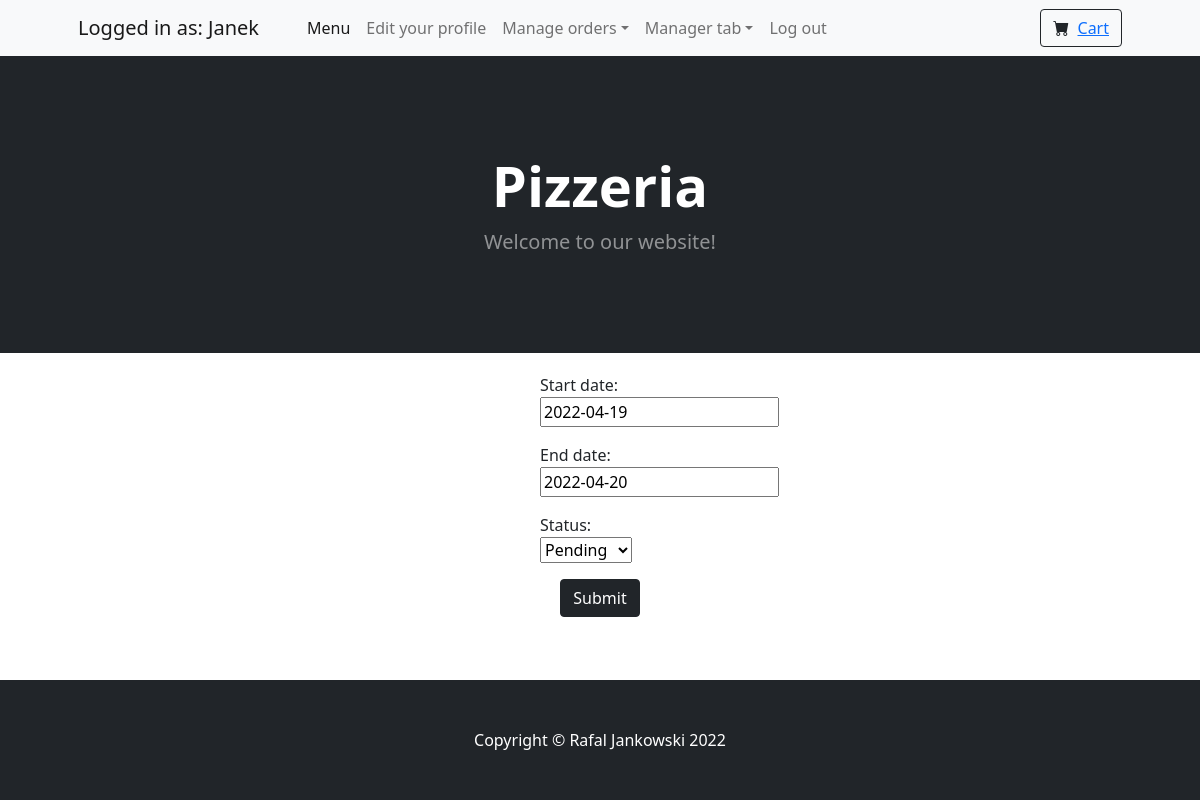
The app's page /leave_update/12 (signed in) with its own data.
### PizzeriaManager/models.py (models this page shows, shortened)
class Customer(models.Model):
    user = models.OneToOneField(User, on_delete=models.CASCADE)
    customer_id = models.AutoField(primary_key=True)
    first_name = models.CharField(max_length=20)
    last_name = models.CharField(max_length=20)
    username = models.CharField(max_length=30)
    password = models.CharField(max_length=10)
    email = models.CharField(max_length=64)
    phone_no = models.CharField(max_length=12)

class DaysOff(models.Model):
    leave_type = [
        ("Paid time off", "Paid time off"),
        ("Unpaid leave", "Unpaid leave"),
        ("On demand", "On demand"),
        ("Bereavement", "Bereavement"),
    ]
    leave_status = [
        ("Pending", "Pending"),
        ("Accepted", "Accepted"),
        ("Denied", "Denied"),
    ]
    user = models.ForeignKey(User, on_delete=models.CASCADE)
    start_date = models.DateField()
    end_date = models.DateField()
    reason = models.CharField(max_length=30, choices=leave_type)
    status = models.CharField(max_length=30, choices=leave_status, default="Pending")

### PizzeriaManager/views.py (the view)
# urls.py: path('leave_update/<int:pk>', UpdateLeaveView.as_view(), name='update_leave'),
class UpdateLeaveView(LoginRequiredMixin, PermissionRequiredMixin, UpdateView):
    permission_required = ('PizzeriaManager.change_daysoff')
    model = DaysOff
    fields = ('start_date', 'end_date', 'status', )
    success_url = reverse_lazy('list_all_leaves')
    template_name = 'PizzeriaManager/form.html'

### PizzeriaManager/templates/PizzeriaManager/form.html (shortened to what this page needs)
{% extends "PizzeriaManager/_base.html" %}
{% load cart_tag %}
{% block content %}
<form style="width: 10%; margin: auto" method="post">
    {{ form.as_p }}
    <div class="text-center">
    <input class="btn btn-dark" type="submit">
    </div>
</form>
    <div style="color: white">.</div>
{% endblock %}

### PizzeriaManager/templates/PizzeriaManager/_base.html (shortened to what this page needs)
{% load static %}
<!DOCTYPE html>
<html lang="en">
    <head>
        <link href="https://cdn.jsdelivr.net/npm/bootstrap-icons@1.5.0/font/bootstrap-icons.css" rel="stylesheet" />
        <link href="{% static 'css/styles.css' %}" rel="stylesheet" />
    </head>
    <body class="d-flex flex-column min-vh-100">
        {% if user.is_authenticated %}
        <nav class="navbar navbar-expand-lg navbar-light bg-light">
            <div class="container px-4 px-lg-5">
                <a class="navbar-brand">Logged in as: {{ request.user.customer.username }}</a>
                <div class="collapse navbar-collapse" id="navbarSupportedContent">
                    <ul class="navbar-nav me-auto mb-2 mb-lg-0 ms-lg-4">
                        <li class="nav-item"><a class="nav-link active" aria-current="page" href="{% url 'menu' %}">Menu</a></li>
                        <li class="nav-item"><a class="nav-link" href="{% url 'update_details' request.user.customer.user_id %}">Edit your profile</a></li>
                        <li class="nav-item dropdown">
                            <a class="nav-link dropdown-toggle" id="navbarDropdown" href="#" role="button" data-bs-toggle="dropdown" aria-expanded="false">Manage orders</a>
                        </li>
                        {% if request.user.profile.function == "Manager" %}
                        <li class="nav-item dropdown">
                            <a class="nav-link dropdown-toggle" id="navbarDropdown" href="#" role="button" data-bs-toggle="dropdown" aria-expanded="false">Manager tab</a>
                        </li>
                        {% endif %}
                         <li class="nav-item"><a class="nav-link" href="{% url 'logout' %}">Log out</a></li>
                    </ul>
                    <form class="d-flex">
                        <button href="" class="btn btn-outline-dark" type="submit">
                            <i class="bi-cart-fill me-1"></i>
                            <a href="{% url 'cart_detail' %}">Cart</a>
                        </button>
                    </form>
                </div>
            </div>
        </nav>
        {% endif %}
        <header class="bg-dark py-5">
            <div class="container px-4 px-lg-5 my-5">
                <div class="text-center text-white">
                    <h1 class="display-4 fw-bolder">Pizzeria</h1>
                    <p class="lead fw-normal text-white-50 mb-0">Welcome to our website!</p>
                </div>
            </div>
        </header>
       {% block content %}
        {% endblock content %}
        <footer class="py-5 bg-dark mt-auto">
            <div class="container"><p class="m-0 text-center text-white">Copyright &copy; Rafal Jankowski 2022</p></div>
        </footer>
    </body>
</html>

### records on screen
DaysOff: start_date "2022-04-19", end_date "2022-04-20", status "Pending"

### other values on screen
{{ request.user.customer.username }} "Janek"
